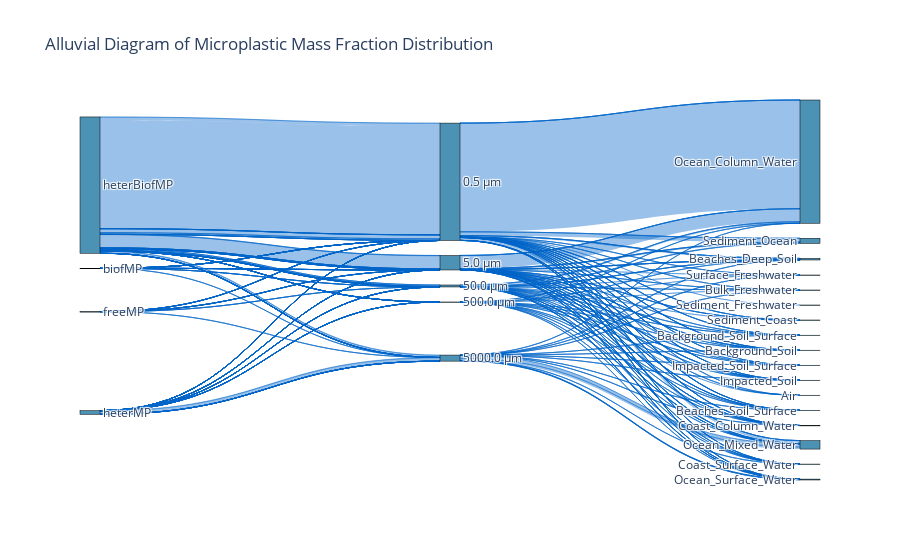

This figure's notebook cell:
### Code cell
import pandas as pd
import plotly.graph_objects as go
import numpy as np
df=processor.Results_extended
# Sample DataFrame structure assumption:
# df = pd.DataFrame({
#     'MP_Form': ['freeMP', 'biofMP', ...],
#     'Size_Fraction_um': [0.5, 5.0, ...],
#     'Compartment': ['Ocean_Surface_Water', ...],
#     'number_fraction': [1e-3, 5e-7, ...]
# })

# Apply log10 scaling for better contrast (optional)
df['log_mass_fraction'] = np.log10(df['mass_fraction'])

# Remove extremely low values (e.g., < 1e-12) to avoid visual noise
df = df[df['log_mass_fraction'] > -12]

# Step 1: Create node labels and assign each a unique index
labels = (
    list(df['MP_Form'].unique()) +
    list(df['Size_Fraction_um'].astype(str) + " µm") +
    list(df['Compartment'].unique())
)

label_to_index = {label: i for i, label in enumerate(labels)}

# Step 2: Create Sankey links (source → target → value)
sources = []
targets = []
values = []

# MP_Form → Size_Fraction_um
for _, row in df.iterrows():
    mp_form = row['MP_Form']
    size_label = str(row['Size_Fraction_um']) + " µm"
    sources.append(label_to_index[mp_form])
    targets.append(label_to_index[size_label])
    values.append(row['mass_fraction'])

# Size_Fraction_um → Compartment
for _, row in df.iterrows():
    size_label = str(row['Size_Fraction_um']) + " µm"
    compartment = row['Compartment']
    sources.append(label_to_index[size_label])
    targets.append(label_to_index[compartment])
    values.append(row['mass_fraction'])

# Step 3: Create Sankey diagram
fig = go.Figure(data=[go.Sankey(
    arrangement='snap',
    node=dict(
        pad=15,
        thickness=20,
        line=dict(color="black", width=0.5),
        label=labels,
        color="rgba(0,100,150,0.7)"
    ),
    link=dict(
        source=sources,
        target=targets,
        value=values,
        color="rgba(0,100,200,0.4)"
    )
)])

fig.update_layout(title_text="Alluvial Diagram of Microplastic Mass Fraction Distribution", font_size=12)
fig.show()

### Figure 1 — Plotly figure (JSON) as saved in the notebook; plotly's stock layout.template omitted (floating-point values rounded to 4 significant figures; data arrays with more than 128 entries replaced by an {"elided": "..."} marker saying what was removed)
{"data": [{"arrangement": "snap", "link": {"color": "rgba(0,100,200,0.4)", "source": {"elided": "388 int values"}, "target": {"elided": "388 int values"}, "value": {"elided": "388 float values"}}, "node": {"color": "rgba(0,100,150,0.7)", "label": {"elided": "215 str values"}, "line": {"color": "black", "width": 0.5}, "pad": 15, "thickness": 20}, "type": "sankey"}], "layout": {"font": {"size": 12}, "title": {"text": "Alluvial Diagram of Microplastic Mass Fraction Distribution"}}}
